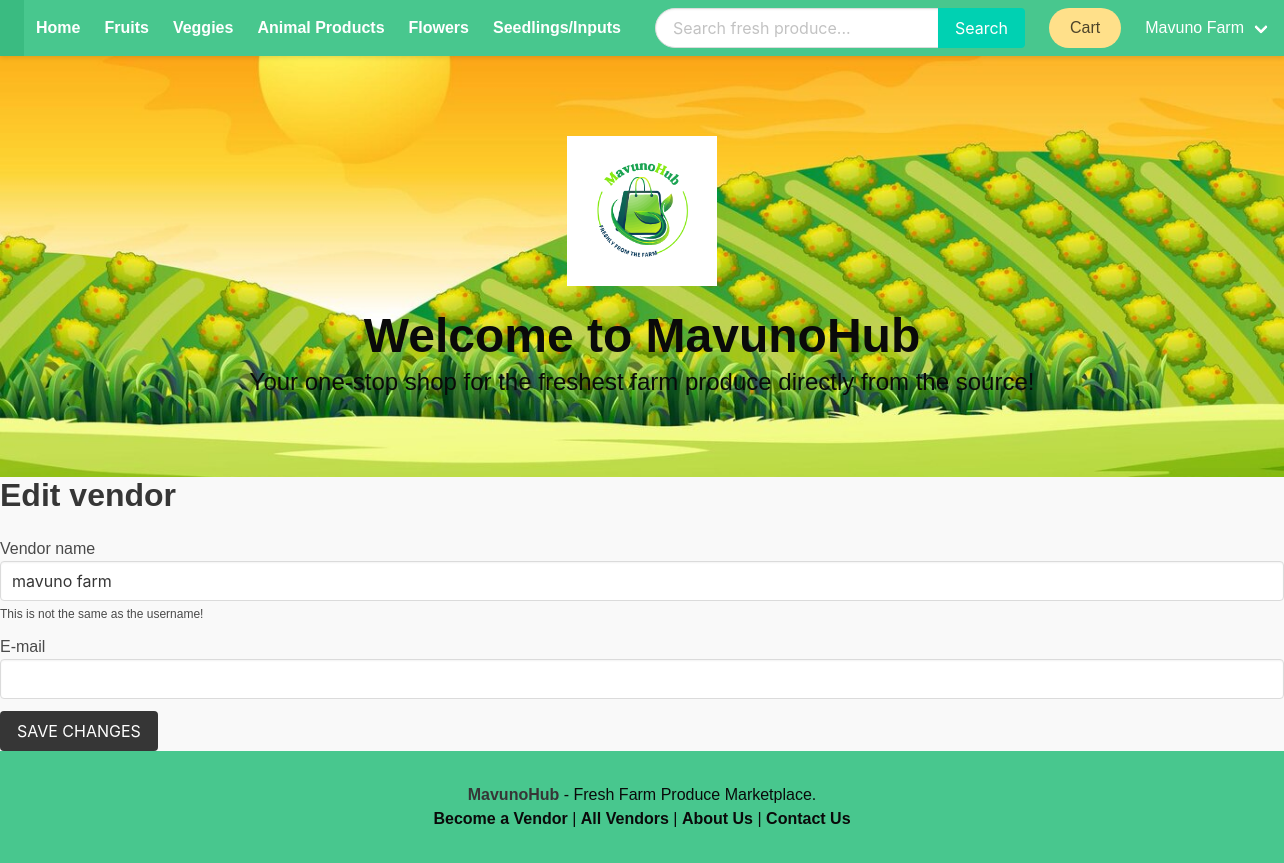
The page /vendor/edit-vendor/ (signed in) on the database its author committed.
### product/models.py (models this page shows, shortened)
class Category(models.Model):
    title = models.CharField(max_length=50)
    slug = models.SlugField(max_length=55)
    ordering = models.IntegerField(default=0)
    class Meta:
        ordering = ['ordering']

### vendor/models.py (models this page shows, shortened)
class Vendor(models.Model):
    name = models.CharField(max_length=255)
    created_at = models.DateTimeField(auto_now_add=True)
    created_by = models.OneToOneField(User, related_name='vendor', on_delete=models.CASCADE)
    class Meta:
        ordering = ['name']

### vendor/views.py (the view, shortened to what this page needs)
# urls.py: path('edit-vendor/', views.edit_vendor, name="edit-vendor"),
@login_required
def edit_vendor(request):
    vendor = request.user.vendor
    return render(request, 'vendor/edit_vendor.html', {'vendor': vendor})

### cart/cart.py (called while the page is built)
    def __len__(self):
        return sum(item['quantity'] for item in self.cart.values())

### cart/context_processors.py (called while the page is built)
def cart(request):
    return {'cart': Cart(request)}

### product/context_processors.py (called while the page is built)
def menu_categories(request):
    categories = Category.objects.all()
    return {'categories': categories}

### templates/vendor/edit_vendor.html (shortened to what this page needs)
{% extends 'core/base.html' %}
{% block content %}
    <h1 class="title">Edit vendor</h1>
    <form method="post" action=".">
        <div class="field">
            <label>Vendor name</label>
            <div class="control">
                <input type="text" name="name" id="id_name" value="{{ vendor.name }}" class="input">
            </div>
            <p class="help">This is not the same as the username!</p>
        </div>
        <div class="field">
            <label>E-mail</label>
            <div class="control">
                <input type="email" name="email" id="id_email" value="{{ vendor.created_by.email }}" class="input">
            </div>
        </div>
        <div class="field">
            <div class="control">
                <button class="button is-dark is-uppercase">Save changes</button>
            </div>
        </div>
    </form>
{% endblock %}

### templates/core/base.html (shortened to what this page needs)
{% load static %}
<!DOCTYPE html>
<html lang="en">
<head>
    {% load static %}
    <link rel="stylesheet" href="https://cdn.jsdelivr.net/npm/bulma@0.9.2/css/bulma.min.css">
    <link rel="stylesheet" href="{% static 'css/main.css' %}">
</head>
<body>
    <div class=" mb-0 has-background-success">
        <nav class="navbar is-success" role="navigation" aria-label="main navigation">
            <div class="navbar-brand">
                <a class="navbar-item" href="{% url 'core:home' %}">
                </a>
            </div>
            <div id="navbarBasicExample" class="navbar-menu">
                <div class="navbar-start">
                    <a class="navbar-item has-text-weight-bold" href="{% url 'core:home' %}">Home</a>
                    {% for category in categories %}
                        <a class="navbar-item has-text-weight-bold" href="{% url 'product:category' category.slug %}">
                            {{ category.title }}
                        </a>
                    {% endfor %}
                </div>
                <div class="navbar-end">
                    <div class="navbar-item">
                        <form method="get" action="{% url 'product:search' %}">
                            <div class="field has-addons">
                                <div class="control">
                                    <input type="search" name="query" class="input is-rounded" placeholder="Search fresh produce...">
                                </div>
                                <div class="control">
                                    <button class="button is-primary">Search</button>
                                </div>
                            </div>
                        </form>
                    </div>
                    <div class="navbar-item">
                        <a href="{% url 'cart:cart' %}" class="button is-warning is-rounded">
                            Cart {% if cart %} ({{ cart|length }}) {% endif %}
                        </a>
                    </div>
                    {% if request.user.is_authenticated %}
                        <div class="navbar-item has-dropdown is-hoverable">
                            <a class="navbar-link is-capitalized">{{ user.vendor.name }}</a>
                        </div>
                    {% endif %}
                </div>
            </div>
        </nav>
    </div>
    <section class="hero is-primary is-bold mb-0" style="background: url('{% static "imgs/farm-bg.jpg" %}') center/cover; ">
        <div class="hero-body">
            <div class="container has-text-centered">
                <img src="{% static 'imgs/logo.png' %}" alt="MavunoHub Logo" width="150" height="100">
                <h1 class="title has-text-weight-bold has-text-black">Welcome to MavunoHub</h1>
                <p class="subtitle has-text-black">Your one-stop shop for the freshest farm produce directly from the source!</p>
            </div>
        </div>
    </section>
        <div class="">
            {% block content %}
            {% endblock content %}
        </div>
    <footer class="footer has-background-success">
        <div class="content has-text-centered">
            <p class="has-text-black">
                <strong>MavunoHub</strong> - Fresh Farm Produce Marketplace.<br>
                <a href="{% url 'vendor:become-vendor' %}" class="has-text-black">Become a Vendor</a> |
                <a href="{% url 'vendor:vendors' %}" class="has-text-black">All Vendors</a> |
                <a href="{% url 'core:about' %}" class="has-text-black">About Us</a> |
                <a href="{% url 'core:contact' %}" class="has-text-black">Contact Us</a>
            </p>
        </div>
    </footer>
</body>
</html>

### static/css/main.css (style rules this page uses)
body { font-family: 'Arial', sans-serif; margin: 0; padding: 0; background-color: #f9f9f9; color: #4a4a4a; }
a { text-decoration: none; color: inherit; }
.navbar { box-shadow: 0 2px 4px rgba(0, 0, 0, 0.1); }
.hero.is-primary { background: linear-gradient(rgba(50, 115, 220, 0.8), rgba(50, 115, 220, 0.8)), url('../imgs/farm-bg.jpg') center/cover no-repeat; color: #0c0808; }
.hero .title { font-size: 3rem; font-weight: bold; }
.hero .subtitle { font-size: 1.5rem; margin-top: 1rem; }
.button { transition: all 0.3s ease; }
.button.is-rounded { border-radius: 50px; }
.input.is-rounded { border-radius: 30px; border: 1px solid #dcdcdc; }
.footer { padding: 2rem 1rem; background-color: #f5f5f5; }
.footer a { color: #4a4a4a; font-weight: bold; }
.container { padding: 2rem; }
.container img { margin-bottom: 1rem; max-width: 100%; height: auto; }

### rows shown on the page
Category: title "Fruits"
Category: title "Veggies"
Category: title "Animal Products"
Category: title "Flowers"
Category: title "Seedlings/Inputs"
Vendor: name "mavuno farm"

### other values the page prints
{{ user.vendor.name }} "Mavuno Farm"
